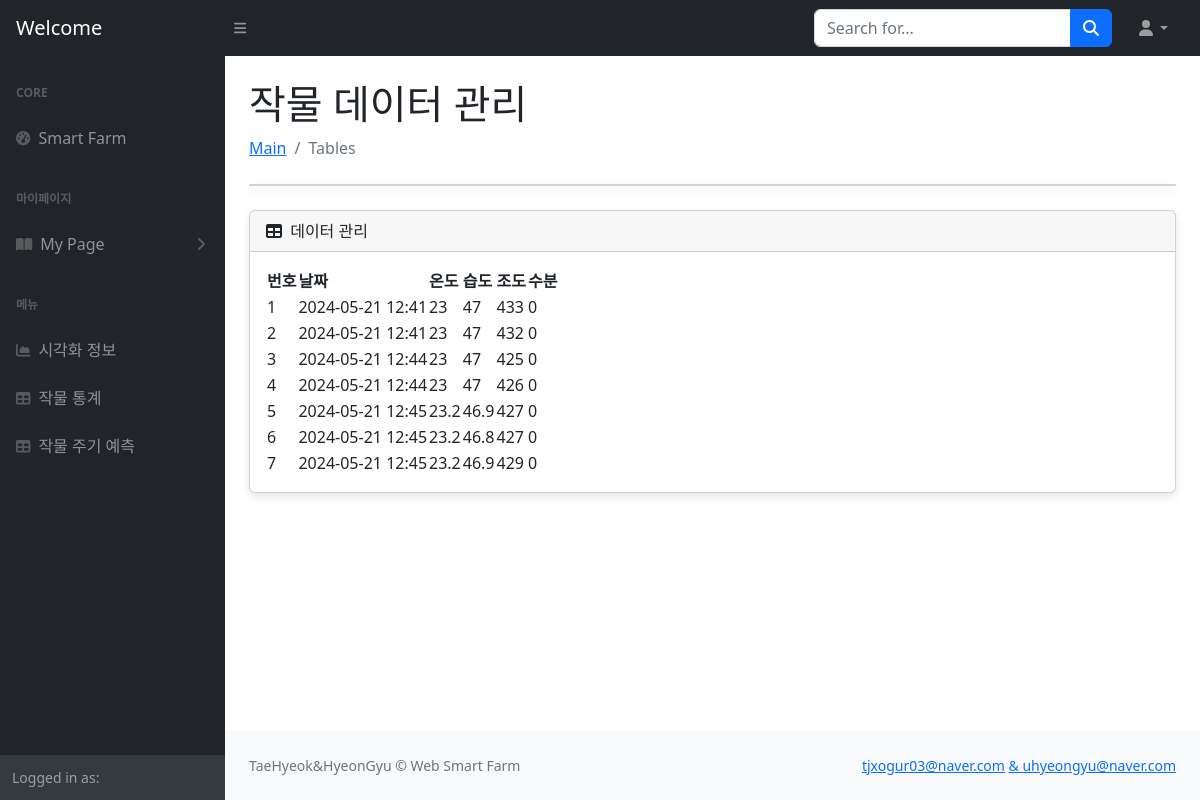
/embedded/ui/tables.php, run on the app's committed database.
### tables this page shows
CREATE TABLE `sensor` (
  `serial_no` int(11) NOT NULL AUTO_INCREMENT,
  `date` datetime NOT NULL,
  `temp` float NOT NULL,
  `humidity` float NOT NULL,
  `moisture` int(11) NOT NULL DEFAULT 0,
  `illumination` int(11) NOT NULL,
  PRIMARY KEY (`serial_no`)
);

### embedded/ui/data_table.php (called while the page is built, shortened)
<?php
include_once 'dbconfig.php';
$sql = "SELECT serial_no, DATE_FORMAT(date, '%Y-%m-%d %H:%i') AS date, temp, humidity, moisture, illumination
 FROM sensor
 ORDER BY serial_no;";
$result = $conn->query($sql);
?>

### embedded/ui/tables.php (the view, shortened to what this page needs)
<!DOCTYPE html>
<html lang="en">
    <head>
        <link href="https://cdn.jsdelivr.net/npm/simple-datatables@7.1.2/dist/style.min.css" rel="stylesheet" />
        <link href="css/styles.css" rel="stylesheet" />
    </head>
    <body class="sb-nav-fixed">
        <nav class="sb-topnav navbar navbar-expand navbar-dark bg-dark">
            <a class="navbar-brand ps-3" href="index.php">Welcome</a>
            <button class="btn btn-link btn-sm order-1 order-lg-0 me-4 me-lg-0" id="sidebarToggle" href="#!"><i class="fas fa-bars"></i></button>
            <form class="d-none d-md-inline-block form-inline ms-auto me-0 me-md-3 my-2 my-md-0">
                <div class="input-group">
                    <input class="form-control" type="text" placeholder="Search for..." aria-label="Search for..." aria-describedby="btnNavbarSearch" />
                    <button class="btn btn-primary" id="btnNavbarSearch" type="button"><i class="fas fa-search"></i></button>
                </div>
            </form>
            <ul class="navbar-nav ms-auto ms-md-0 me-3 me-lg-4">
                <li class="nav-item dropdown">
                    <a class="nav-link dropdown-toggle" id="navbarDropdown" href="#" role="button" data-bs-toggle="dropdown" aria-expanded="false"><i class="fas fa-user fa-fw"></i></a>
                </li>
            </ul>
        </nav>
        <div id="layoutSidenav">
            <div id="layoutSidenav_nav">
                <nav class="sb-sidenav accordion sb-sidenav-dark" id="sidenavAccordion">
                    <div class="sb-sidenav-menu">
                        <div class="nav">
                            <div class="sb-sidenav-menu-heading">Core</div>
                            <a class="nav-link" href="index.php">
                                <div class="sb-nav-link-icon"><i class="fas fa-tachometer-alt"></i></div>
                                Smart Farm
                            </a>
                            <div class="sb-sidenav-menu-heading">마이페이지</div>
                            <a class="nav-link collapsed" href="#" data-bs-toggle="collapse" data-bs-target="#collapsePages" aria-expanded="false" aria-controls="collapsePages">
                                <div class="sb-nav-link-icon"><i class="fas fa-book-open"></i></div>
                                My Page
                                <div class="sb-sidenav-collapse-arrow"><i class="fas fa-angle-down"></i></div>
                            </a>
                            <div class="sb-sidenav-menu-heading">메뉴</div>
                            <a class="nav-link" href="charts.php">
                                <div class="sb-nav-link-icon"><i class="fas fa-chart-area"></i></div>
                                시각화 정보
                            </a>
                            <a class="nav-link" href="tables.php">
                                <div class="sb-nav-link-icon"><i class="fas fa-table"></i></div>
                                작물 통계
                            </a>
                            <a class="nav-link" href="tables.php">
                                <div class="sb-nav-link-icon"><i class="fas fa-table"></i></div>
                                작물 주기 예측
                            </a>
                        </div>
                    </div>
                    <div class="sb-sidenav-footer">
                        <div class="small">Logged in as:</div>
                    </div>
                </nav>
            </div>
            <div id="layoutSidenav_content">
                <main>
                    <div class="container-fluid px-4">
                        <h1 class="mt-4">작물 데이터 관리</h1>
                        <ol class="breadcrumb mb-4">
                            <li class="breadcrumb-item"><a href="index.php">Main</a></li>
                            <li class="breadcrumb-item active">Tables</li>
                        </ol>
                        <div class="card mb-4">
                        </div>
                        <div class="card mb-4">
                            <div class="card-header">
                                <i class="fas fa-table me-1"></i>
                                데이터 관리
                            </div>
                            <div class="card-body">
                                <table id="datatablesSimple">
                                    <thead>
                                        <tr>
                                            <th>번호</th>
                                            <th>날짜</th>
                                            <th>온도</th>
                                            <th>습도</th>
                                            <th>조도</th>
                                            <th>수분</th>
                                        </tr>
                                    </thead>
                                    <tbody>
                                        <?php
                                        include_once 'data_table.php';
                                        if ($result->num_rows > 0) {
                                            while ($value = $result->fetch_assoc()) {
                                                echo '<tr>';
                                                    echo '<td>'.$value['serial_no'].'</td>';
                                                    echo '<td>'.$value['date'].'</td>';
                                                    echo '<td>'.$value['temp'].'</td>';
                                                    echo '<td>'.$value['humidity'].'</td>';
                                                    echo '<td>'.$value['illumination'].'</td>';
                                                    echo '<td>'.$value['moisture'].'</td>';
                                                echo '</tr>';
                                            }
                                        }
                                        ?>
                                    </tbody>
                                </table>
                            </div>
                        </div>
                    </div>
                </main>
                <footer class="py-4 bg-light mt-auto">
                    <div class="container-fluid px-4">
                        <div class="d-flex align-items-center justify-content-between small">
                            <div class="text-muted">TaeHyeok&HyeonGyu &copy; Web Smart Farm</div>
                            <div>
                                <a href="#">tjxogur03@naver.com</a>
                                <a href="#"> &amp; uhyeongyu@naver.com</a>
                            </div>
                        </div>
                    </div>
                </footer>
            </div>
        </div>
    </body>
</html>

### data on the page
sensor: serial_no "1", date "2024-05-21 12:41", temp "23", humidity "47", illumination "433", moisture "0"
sensor: serial_no "2", date "2024-05-21 12:41", temp "23", humidity "47", illumination "432", moisture "0"
sensor: serial_no "3", date "2024-05-21 12:44", temp "23", humidity "47", illumination "425", moisture "0"
sensor: serial_no "4", date "2024-05-21 12:44", temp "23", humidity "47", illumination "426", moisture "0"
sensor: serial_no "5", date "2024-05-21 12:45", temp "23.2", humidity "46.9", illumination "427", moisture "0"
sensor: serial_no "6", date "2024-05-21 12:45", temp "23.2", humidity "46.8", illumination "427", moisture "0"
sensor: serial_no "7", date "2024-05-21 12:45", temp "23.2", humidity "46.9", illumination "429", moisture "0"
